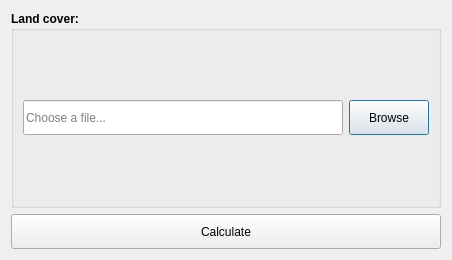
<?xml version="1.0" encoding="UTF-8"?>
<ui version="4.0">
 <class>DlgReportingUNCCDLC</class>
 <widget class="QDialog" name="DlgReportingUNCCDLC">
  <property name="geometry">
   <rect>
    <x>0</x>
    <y>0</y>
    <width>452</width>
    <height>260</height>
   </rect>
  </property>
  <property name="sizePolicy">
   <sizepolicy hsizetype="Fixed" vsizetype="Fixed">
    <horstretch>0</horstretch>
    <verstretch>0</verstretch>
   </sizepolicy>
  </property>
  <property name="windowTitle">
   <string>UNCCD reporting (land cover)</string>
  </property>
  <layout class="QVBoxLayout" name="verticalLayout">
   <item>
    <widget class="QGroupBox" name="groupBox_2">
     <property name="font">
      <font>
       <weight>75</weight>
       <bold>true</bold>
      </font>
     </property>
     <property name="title">
      <string>Land cover:</string>
     </property>
     <layout class="QGridLayout" name="gridLayout_4">
      <item row="0" column="0">
       <widget class="QLineEdit" name="file_lc">
        <property name="enabled">
         <bool>true</bool>
        </property>
        <property name="minimumSize">
         <size>
          <width>120</width>
          <height>35</height>
         </size>
        </property>
        <property name="font">
         <font>
          <weight>50</weight>
          <bold>false</bold>
         </font>
        </property>
        <property name="placeholderText">
         <string>Choose a file...</string>
        </property>
       </widget>
      </item>
      <item row="0" column="1">
       <widget class="QPushButton" name="browse_lc">
        <property name="enabled">
         <bool>true</bool>
        </property>
        <property name="minimumSize">
         <size>
          <width>0</width>
          <height>35</height>
         </size>
        </property>
        <property name="maximumSize">
         <size>
          <width>80</width>
          <height>16777215</height>
         </size>
        </property>
        <property name="font">
         <font>
          <weight>50</weight>
          <bold>false</bold>
         </font>
        </property>
        <property name="text">
         <string>Browse</string>
        </property>
       </widget>
      </item>
     </layout>
    </widget>
   </item>
   <item>
    <widget class="QPushButton" name="button_calculate">
     <property name="minimumSize">
      <size>
       <width>0</width>
       <height>35</height>
      </size>
     </property>
     <property name="text">
      <string>Calculate</string>
     </property>
    </widget>
   </item>
  </layout>
 </widget>
 <resources/>
 <connections/>
</ui>
